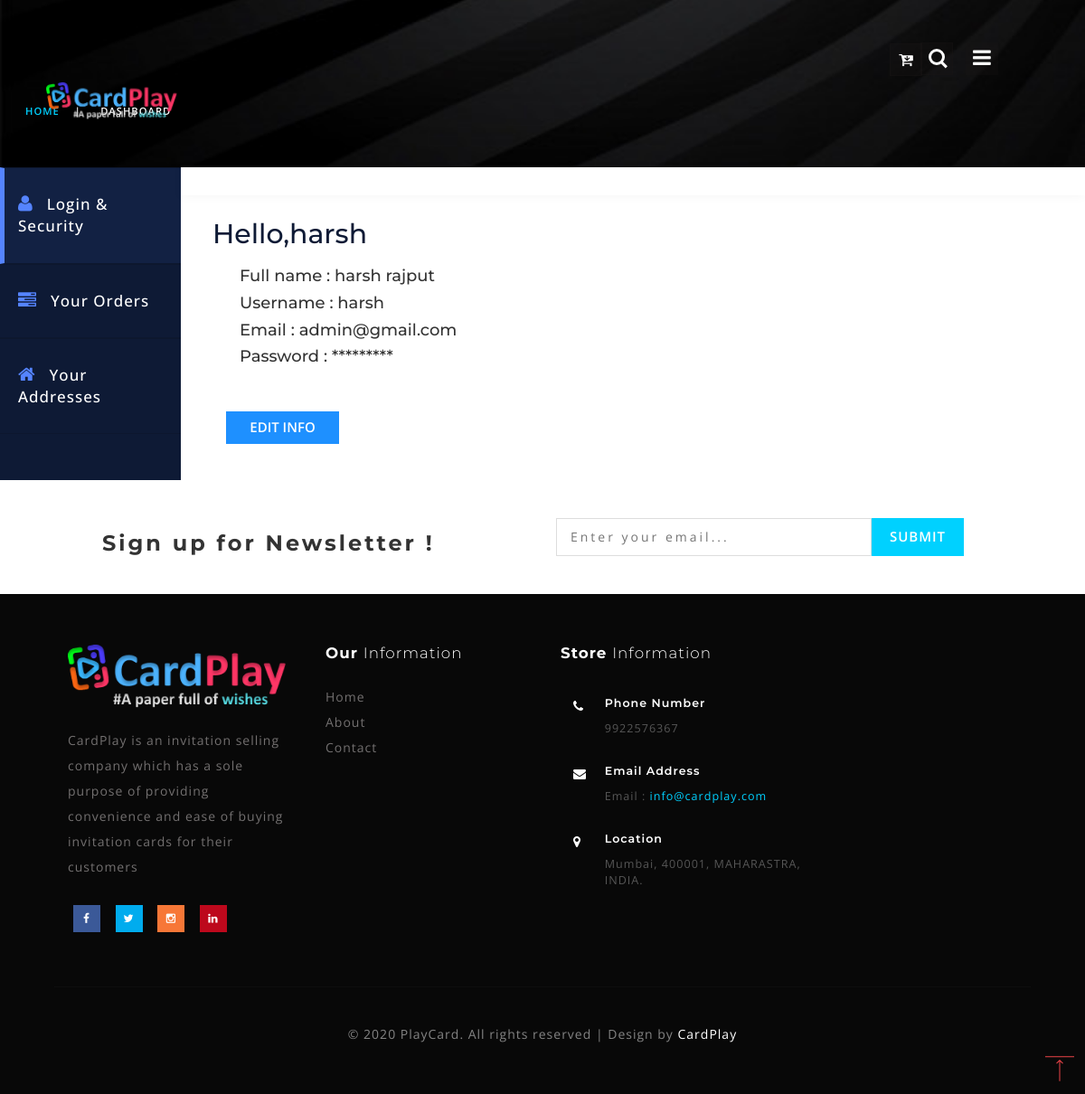
The app's page /dashboard.php (signed in) with its own data.
### tables this page shows
CREATE TABLE `settings` (
  `id` int(255) NOT NULL,
  `site_name` varchar(255) NOT NULL,
  `logo` varchar(255) NOT NULL,
  `site_description` varchar(255) NOT NULL,
  `contact` varchar(255) NOT NULL,
  `email` varchar(255) NOT NULL,
  `location` varchar(255) NOT NULL,
  `footer_description` varchar(255) NOT NULL
);

CREATE TABLE `user` (
  `idUsers` int(255) NOT NULL,
  `first_name` varchar(255) NOT NULL,
  `last_name` varchar(255) NOT NULL,
  `uidUsers` varchar(255) NOT NULL,
  `emailUsers` varchar(255) NOT NULL,
  `pwdUsers` varchar(255) NOT NULL,
  `address` varchar(255) NOT NULL
);

### dashboard.php (the view, shortened to what this page needs)
<!DOCTYPE html>
<html lang="zxx">
<head>
	<link href="css/bootstrap.css" rel="stylesheet" type="text/css" media="all" />
	<link rel="stylesheet" href="css/shop.css" type="text/css" media="screen" property="" />
	<link href="css/style7.css" rel="stylesheet" type="text/css" media="all" />
	<link rel="stylesheet" type="text/css" href="css/dashboard.css">
	<link rel="stylesheet" type="text/css" href="css/jquery-ui1.css">
	<link href="css/style.css" rel="stylesheet" type="text/css" media="all" />
	<link href="css/font-awesome.css" rel="stylesheet">
</head>
<body>
<div class="banner_top innerpage" id="home">
		<div class="wrapper_top_w3layouts">
			<div class="header_agileits">
				<div class="logo inner_page_log">
					<?php
                    include "includes/dbh.php";
                    $query = "SELECT * FROM settings";
                    $queryfire = mysqli_query($conn, $query) or die("Query Failed.");
                    if(mysqli_num_rows($queryfire) > 0){
                      while($row = mysqli_fetch_assoc($queryfire)) {
                    ?>
					<a class="navbar-brand" href="index.php"><img src="images/<?php echo $row['logo'];?>" width="150"></a>
					<?php
                            }
                        }
                    ?>
				</div>
				<div class="mobile-nav-button">
					<button id="trigger-overlay" type="button"><i class="fa fa-bars" aria-hidden="true"></i></button>
				</div>
				<div class="top_nav_right">
					<div class="cardcart cardcart2 cart cart box_1">
						<form action="cart.php" method="post" class="last">
							<button class="top_card_cart" type="submit" name="open-cart"><i class="fa fa-cart-arrow-down" aria-hidden="true"> <span id="cart-item" class="badge badge-danger"></span></i></button>
						</form>
					</div>
				</div>
			</div>
		</div>
		<div class="search_w3ls_agileinfo">
			<div class="cd-main-header">
				<ul class="cd-header-buttons">
					<li><a class="cd-search-trigger" href="#cd-search"> <span></span></a></li>
				</ul>
			</div>
		</div>
		<div class="services-breadcrumb_w3ls_agileinfo">
			<div class="inner_breadcrumb_agileits_w3">
				<ul class="short">
					<li><a href="index.php">Home</a><i>|</i></li>
					<li>DashBoard</li>
				</ul>
			</div>
		</div>
	</div>
	<div class="container-fluid display-table">
        <div class="row display-table-row">
            <?php include 'includes/dashmenu.php'; ?>
            <div class="col-md-10 col-sm-11 display-table-cell v-align">
                <div class="row">
                    <header>
                        <div class="col-md-7">
                        </div>
                    </header>
                </div>
                <div class="user-dashboard">
                	<?php
                    include "includes/dbh.php";
                    $userid = $_SESSION['userId'];
                    $query = "SELECT * FROM user WHERE idUsers = {$userid}";
                    $queryfire = mysqli_query($conn, $query) or die("Query Failed.");
                    if(mysqli_num_rows($queryfire) > 0){
                      while($row = mysqli_fetch_assoc($queryfire)) {
                    ?>
                    <h1>Hello,<?php echo $row['uidUsers'];?></h1>
                    <div class="address_form">
							<section class="creditly-wrapper wrapper">
									<div class="first-row form-group">
										<div class="controls" style="margin-left: 30px;margin-bottom: 10px;">
											<h4>Full name : <span><?php echo $row['first_name'] . " ". $row['last_name']; ?></span></h4>
										</div>
										<div class="controls" style="margin-left: 30px;margin-bottom: 10px;">
											<h4>Username : <span><?php echo $row['uidUsers'];?></span></h4>
										</div>
										<div class="controls" style="margin-left: 30px;margin-bottom: 10px;">
											<h4>Email : <span><?php echo $row['emailUsers'];?></span></h4>
										</div>
										<div class="controls" style="margin-left: 30px;margin-bottom: 10px;">
											<h4>Password : <span>*********</span></h4>
										</div>
										<div class="col-md-2">
                  							<a href='edit-details.php?id=<?php echo $_SESSION["userId"];?>' style="
										    color: #fff;
										    background-color: #1E90FF;
										    font-size: 15px;
										    font-weight: 600;
										    text-align: center;
										    text-transform: uppercase;
										    padding: 7px 10px;
										    margin-top: 40px;
										    margin-bottom: 40px;
										    display: block;
										    transition: all 0.3s;">Edit info</a>
              							</div>
									</div>
							</section>
					</div>
					<div class="clearfix"> </div>
					<?php
                            }
                        }
                    ?>
                </div>
            </div>
        </div>
    </div>
	<?php include 'footer.php'; ?>
    <a href="#home" id="toTop" class="scroll" style="display: block;"> <span id="toTopHover" style="opacity: 1;"> </span></a>
</body>
</html>

### footer.php (shortened to what this page needs)
<div class="newsletter_w3layouts_agile">
	<div class="col-sm-6 newsleft">
		<h3>Sign up for Newsletter !</h3>
	</div>
	<div class="col-sm-6 newsright">
		<form action="#" method="post">
			<input type="email" placeholder="Enter your email..." name="email" required="">
			<input type="submit" value="Submit">
		</form>
	</div>
	<div class="clearfix"></div>
</div>
<div class="footer_agileinfo_w3">
	<?php
                include "includes/dbh.php";
                $query = "SELECT * FROM settings";
                $queryfire = mysqli_query($conn, $query) or die("Query Failed.");
                if(mysqli_num_rows($queryfire) > 0){
                  while($row = mysqli_fetch_assoc($queryfire)) {
              ?>
	<div class="footer_inner_info_w3ls_agileits">
		<div class="col-md-3 footer-left">
			<h2><a href="index.php"><img src="images/<?php echo $row['logo'];?>" height="70" width=""></a></h2>
			<p><?php echo $row['site_description'];?></p>
			<ul class="social-nav model-3d-0 footer-social social two">
				<li>
					<a href="https://www.facebook.com/harsh.rajput.56829/" target="_blank" class="facebook">
						<div class="front"><i class="fa fa-facebook" aria-hidden="true"></i></div>
					</a>
				</li>
				<li>
					<a href="#" class="twitter">
						<div class="front"><i class="fa fa-twitter" aria-hidden="true"></i></div>
					</a>
				</li>
				<li>
					<a href="https://www.instagram.com/icarus_31/" target="_blank" class="instagram">
						<div class="front"><i class="fa fa-instagram" aria-hidden="true"></i></div>
					</a>
				</li>
				<li>
					<a href="https://www.linkedin.com/in/harsh-rajput-b18b831a2/" target="_blank" class="linkedin">
						<div class="front"><i class="fa fa-linkedin" aria-hidden="true"></i></div>
					</a>
				</li>
			</ul>
		</div>
		<div class="col-md-9 footer-right">
			<div class="sign-grds">
				<div class="col-md-4 sign-gd">
					<h4>Our <span>Information</span> </h4>
					<ul>
						<li><a href="index.php">Home</a></li>
						<li><a href="about.php">About</a></li>
						<li><a href="contact.php">Contact</a></li>
					</ul>
				</div>
				<div class="col-md-5 sign-gd-two">
					<h4>Store <span>Information</span></h4>
					<div class="address">
						<div class="address-grid">
							<div class="address-left">
								<i class="fa fa-phone" aria-hidden="true"></i>
							</div>
							<div class="address-right">
								<h6>Phone Number</h6>
								<p><?php echo $row['contact'];?></p>
							</div>
							<div class="clearfix"> </div>
						</div>
						<div class="address-grid">
							<div class="address-left">
								<i class="fa fa-envelope" aria-hidden="true"></i>
							</div>
							<div class="address-right">
								<h6>Email Address</h6>
								<p>Email :<a href="mailto:<?php echo $row['email'];?>"> <?php echo $row['email'];?></a></p>
							</div>
							<div class="clearfix"> </div>
						</div>
						<div class="address-grid">
							<div class="address-left">
								<i class="fa fa-map-marker" aria-hidden="true"></i>
							</div>
							<div class="address-right">
								<h6>Location</h6>
								<p><?php echo $row['location'];?></p>
							</div>
							<div class="clearfix"> </div>
						</div>
					</div>
				</div>
			</div>
		</div>
		<div class="clearfix"></div>
		<p class="copy-right-w3ls-agileits"><?php echo $row['footer_description'];?></p>
	</div>
	<?php
               }
             }
             ?>
</div>

### css/style7.css (style rules this page uses)
button#trigger-overlay { outline: none; border: none; background: none; text-align: center; color: #fbfdfb; font-size: 1.65em; padding: 0 8px; }
html, body { overflow-x: hidden; }

### css/dashboard.css (style rules this page uses)
a:focus,a:hover,a { outline:none; text-decoration: none; }
li,ul { list-style: none; padding: 0; margin: 0; }
.display-table { display: table; padding: 0; height: 100%; width: 100%; }
.display-table-row { display: table-row; height: 100%; }
.display-table-cell { display: table-cell; float: none; height: 100%; }
.v-align { vertical-align: top; }
header { background: #ffffff none repeat scroll 0 0; box-shadow: 0 1px 12px rgba(0, 0, 0, 0.04); display: inline-block !important; line-height: 23px; padding: 15px; transition: all 0.5s ease 0s; width: 100%; -webkit-transition: all 0.5s ease; -moz-transition: all 0.5s ease; -o-transition: all 0.5s ease; transition: all 0.5s ease; }
.logo { text-align: center; }
.user-dashboard { padding: 0 20px; }
.user-dashboard h1 { color: #0e1a35; font-size: 30px; font-weight: 500; margin: 0; padding: 21px 0; }

### records on screen
settings: logo (picture), site_description "CardPlay is an invitation selling company which has a sole purpose of providing convenience and ease of buying invitation cards for their customers", contact "9922576367", email "info@cardplay.com", location "Mumbai, 400001, MAHARASTRA, INDIA.", footer_description "© 2020 PlayCard. All rights reserved | Design by CardPlay"
user: uidUsers "harsh", first_name "harsh", last_name "rajput", emailUsers "admin@gmail.com"
